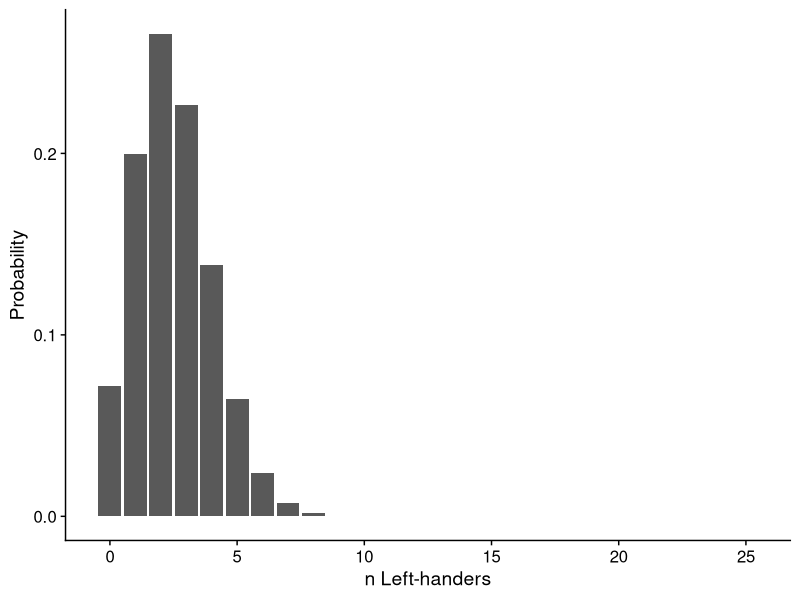
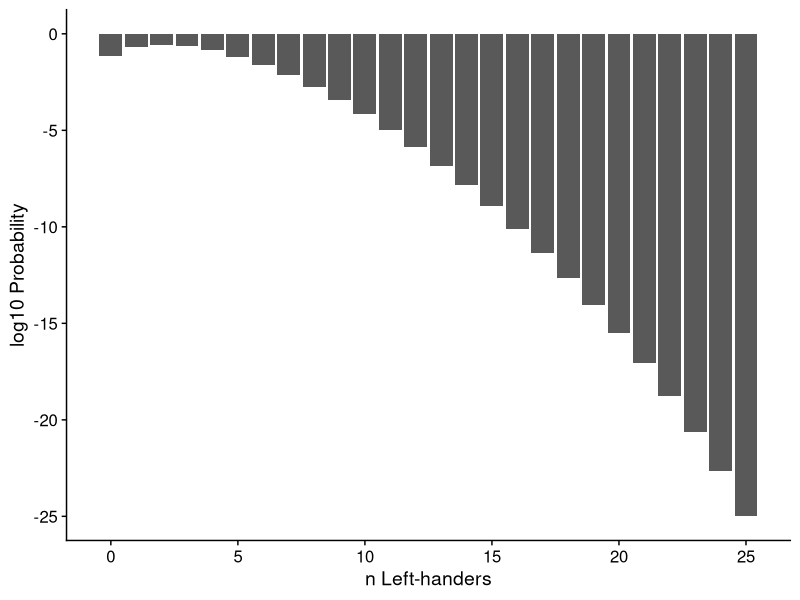

The R source for these figures, in order:
## ---- chunk 1
library(tidyverse)
library(cowplot)
theme_set(theme_cowplot())
## ---- chunk 2
# 2-pt conversion
431/913
## ---- chunk 3
# Extra point + overtime
(1131 / 1199) * (110 / 242)
## ---- chunk 4
# Odds
(431/913) / ((1131 / 1199) * (110 / 242))
## ---- chunk 5
dbinom(0, 25, prob = 0.1)
## ---- chunk 6
dbinom(1, 25, prob = 0.1)
## ---- chunk 7
sum(dbinom(1:25, 25, prob = 0.1))
## ---- chunk 8
M <- tibble(Lefties = 0:25,
            Probability = dbinom(0:25, 25, prob = 0.1))
ggplot(M, aes(Lefties, Probability)) + 
  geom_bar(stat = "identity") +
  labs(x = "n Left-handers") +
  scale_x_continuous(breaks = seq(0, 25, by = 5))
## ---- chunk 9
M <- tibble(Lefties = 0:25,
            Probability = dbinom(0:25, 25, prob = 0.1)) %>% 
  mutate(log_Prob = log10(Probability))
ggplot(M, aes(Lefties, log_Prob)) + 
  geom_bar(stat = "identity") +
  labs(x = "n Left-handers", y = "log10 Probability") +
  scale_x_continuous(breaks = seq(0, 25, by = 5))
## ---- chunk 10
choose(69, 5)
choose(26, 1)
## ---- chunk 11
choose(69, 5) * choose(26, 1)
## ---- chunk 12
(0.8 * 0.01) / ((0.8 * 0.01) + (0.1 * 0.99))
